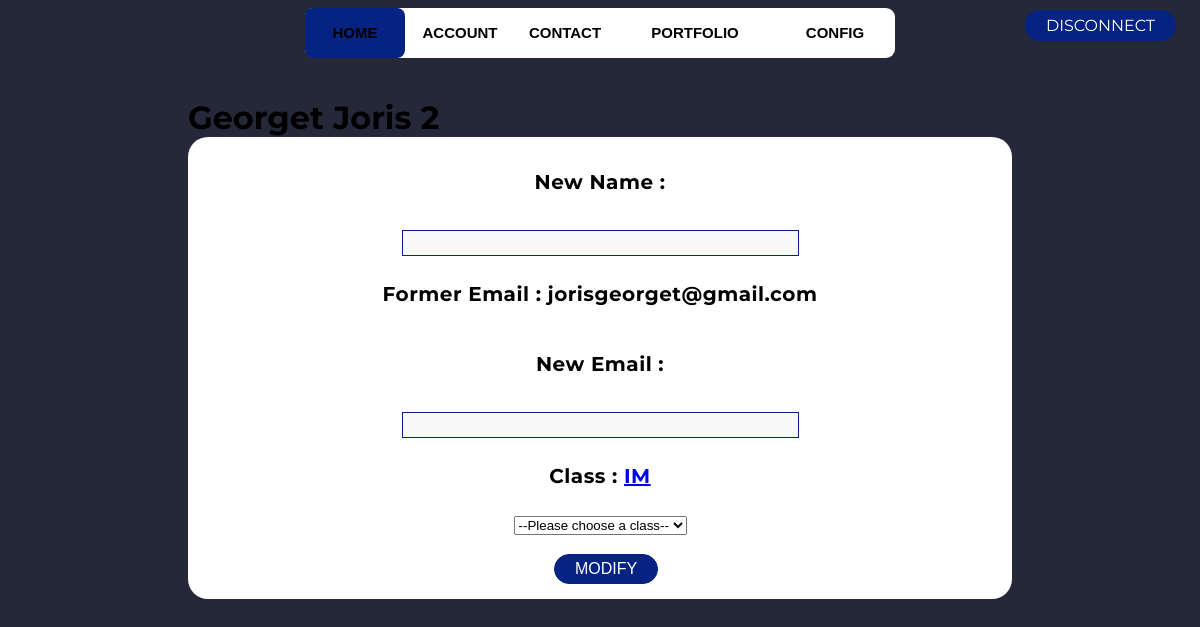
/webapp/index.php?action=StudentsController&method=modify&id=4&id2=2 (signed in), run on the app's committed database.
### tables this page shows
CREATE TABLE IF NOT EXISTS `user` (
  `id` int NOT NULL AUTO_INCREMENT,
  `email` varchar(100) NOT NULL,
  `password` varchar(100) NOT NULL,
  `name` varchar(100) NOT NULL,
  `type` enum('student','admin','teacher') NOT NULL,
  `class` int DEFAULT NULL,
  PRIMARY KEY (`id`)
);

CREATE TABLE IF NOT EXISTS `class` (
  `class_id` int NOT NULL AUTO_INCREMENT,
  `Designation` varchar(100) NOT NULL,
  `Num` int NOT NULL,
  PRIMARY KEY (`class_id`)
);

### webapp/controller/StudentsController.php (called while the page is built, shortened)
<?php
require_once('model/StudentsConnexion.php');
class StudentsView
{
	public function modifyone($studentid,$classid){
		include VIEWS.DS.'template.php';
	}
}
class StudentsController{
	public function modify($id,$id2){
		$hv= new StudentsView();
		$hv->modifyone($id,$id2);
	}
}
?>

### webapp/model/StudentsConnexion.php (called while the page is built, shortened)
<?php
class StudentsConnexion
{
  public function listoneStudent($studentid){
    $db = new PDO('mysql:host=localhost;dbname=loginsystem','root','');
    $sql = "SELECT name, email, Designation,class FROM user
            INNER JOIN class ON class_id= class
            WHERE id='{$studentid}'";
    $result = $db->prepare($sql);
    $result->execute();
    return $result;
  }
}
?>

### webapp/views/Studentsmodify.php (the view, shortened to what this page needs)
<?php if (isset($studentid)) {
    $res=$c->listoneStudent($studentid);
    $row =$res->fetch();
    echo '<div class="modify-wrapper"><h1>'.$row['name'].'</h1>
    <form action="index.php?action=StudentsController&method=onmodify&id='.$studentid.'&id2='.$classid.'" method="POST" class="modifyform">';
    echo '<p>New Name :</p>';
    echo '<input type="text" id="new_name" name="new_name" class="boxreponses">';
    echo '<p>Former Email : '.$row['email'].'</p>';
    echo '<p>New Email :</p>';
    echo '<input type="text" id="new_email" name="new_email" class="boxreponses">';
    echo '<p>Class : <a href="'; echo URL_BASE.'/index.php?action=ClassesController&method=viewdetail&id='.$row['class'].'">'.$row['Designation'].'</a></p>';
    ?>
    <select name="new_class" id="listederoulante">
        <option value="">--Please choose a class--</option>
    </select>
    <br>
    <?php
    echo' <button class="modifButton" name="submit">Modify</button></form></div>';
}
?>

### webapp/views/_common/css/login.css (style rules this page uses)
* { box-sizing: border-box; }
h1 { font-weight: bold; margin: 0; }
p { font-size: 14px; font-weight: 100; line-height: 20px; letter-spacing: 0.5px; margin: 20px 0 30px; }
button, .resetPass { border-radius: 20px; border: 1px solid #062384; background-color: #062384; color: #FFFFFF; font-size: 12px; font-weight: bold; padding: 12px 45px; letter-spacing: 1px; text-transform: uppercase; transition: transform 80ms ease-in; }
form { background-color: #FFFFFF; display: flex; align-items: center; justify-content: center; flex-direction: column; padding: 0 50px; height: 100%; text-align: center; }
input { background-color: #eee; border: none; padding: 12px 15px; margin: 8px 0; width: 100%; }

### webapp/views/_common/css/navbar.css (style rules this page uses)
a:nth-child(1) { width: 100px; }

### webapp/views/_common/css/home.css (style rules this page uses)
body { background: #252839; font-family: 'Montserrat', sans-serif; }
.modify-wrapper { margin:5vh 15vw ; }
.modifyform { border-radius: 20px; padding: 15px; }
.modifyform p { font-weight: bold; font-size: 1.25em; }
.modifButton, .delButton, .disButton, .viewbtn { border-radius: 20px; text-decoration: none; border: 1px solid #062384; background-color: #062384; color: #FFFFFF; font-size: 1em; font-weight: normal; letter-spacing: 0px; text-transform: uppercase; padding: 5px 20px; transition: transform 80ms ease-in; margin-left: 1vw; }
.boxreponses { background: #F8F8F8; border: 1px solid #062384; width: 50%; height: 1em; }

### data on the page
user: name "Georget Joris 2", email "jorisgeorget@gmail.com", class.Designation "IM"
